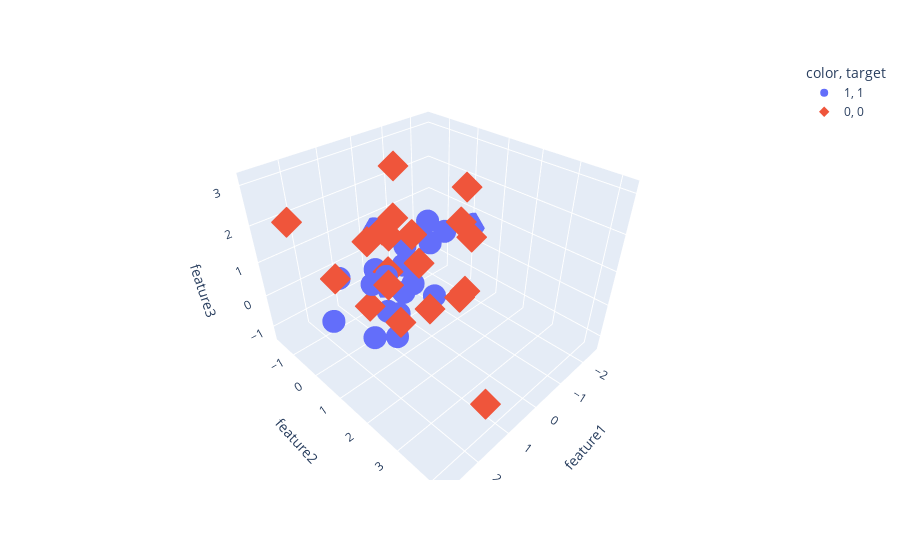

The notebook cell saved with this chart:
### Code cell
import plotly.express as px

fig=px.scatter_3d(df,x=df['feature1'],y=df['feature2'],z=df['feature3'],color=df['target'].astype('str'),symbol=df['target'])

fig.show()

### Figure 1 — Plotly figure (JSON) as saved in the notebook; plotly's stock layout.template omitted (floating-point values rounded to 4 significant figures)
{"data": [{"hovertemplate": "color=1<br>target=1<br>feature1=%{x}<br>feature2=%{y}<br>feature3=%{z}<extra></extra>", "legendgroup": "1, 1", "marker": {"color": "#636efa", "symbol": "circle"}, "mode": "markers", "name": "1, 1", "scene": "scene", "showlegend": true, "type": "scatter3d", "x": [-0.3675, 0.4206, 1.968, -2.506, 0.3223, -0.3316, 0.667, -1.01, 0.2411, -0.04544, -0.9926, -0.4208, 0.9486, 1.415, 1.045, -1.838, 0.1901, -0.02254, 1.267, 1.772], "y": [-1.137, 0.4116, -0.5478, 0.147, 0.06034, -1.632, 0.02581, 0.4417, -0.9525, 1.041, -0.1613, -0.552, 0.7017, 0.4577, 0.5382, -0.9388, 0.5121, 0.01342, 0.1736, -0.3475], "z": [-1.322, -0.07132, -0.6794, 0.6062, -1.043, 0.6191, -0.7776, 1.129, -0.1363, -0.09403, 1.192, -0.1211, -1.051, 0.7289, 0.8121, -0.2018, 0.1315, 0.9359, -1.223, 0.6701]}, {"hovertemplate": "color=0<br>target=0<br>feature1=%{x}<br>feature2=%{y}<br>feature3=%{z}<extra></extra>", "legendgroup": "0, 0", "marker": {"color": "#EF553B", "symbol": "diamond"}, "mode": "markers", "name": "0, 0", "scene": "scene", "showlegend": true, "type": "scatter3d", "x": [0.1771, 1.425, 2.224, -0.7233, 2.823, -1.39, 0.3849, 1.677, 1.438, 0.2907, 0.7319, -1.028, -0.7643, 2.011, 0.8989, 1.01, 1.251, 0.2046, 0.7489, 1.234], "y": [-0.5981, 1.441, 0.2304, 1.461, -0.3329, 0.6667, 1.324, 4.188, 1.1, 0.867, 0.5174, 1.131, 1.567, 1.921, 0.436, 1.438, 0.1864, -0.01154, 2.593, 0.05278], "z": [1.227, 0.1826, 1.192, -0.08537, 2.637, 1.344, -0.1032, -0.08056, 1.065, 0.9826, 2.245, 2.603, 1.549, 2.933, 0.821, 2.328, 1.704, 3.151, 1.171, -0.2616]}], "layout": {"legend": {"title": {"text": "color, target"}, "tracegroupgap": 0}, "margin": {"t": 60}, "scene": {"domain": {"x": [0, 1], "y": [0, 1]}, "xaxis": {"title": {"text": "feature1"}}, "yaxis": {"title": {"text": "feature2"}}, "zaxis": {"title": {"text": "feature3"}}}}}
